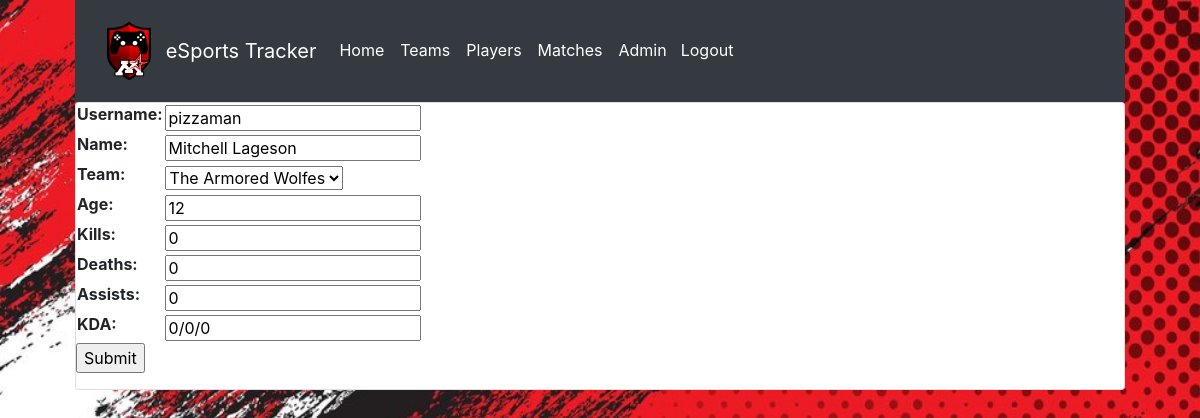
/tracker/players/2/update/ (signed in), run on the app's committed database.
### tracker/models.py (models this page shows, shortened)
class Player(models.Model):
    username = models.CharField(max_length=10)
    name = models.CharField(max_length=20)
    team = models.ForeignKey('Team', on_delete=models.RESTRICT, null=True)
    age = models.IntegerField()
    kills = models.IntegerField(default=0)
    deaths = models.IntegerField(null=True, default=0)
    assists = models.IntegerField(null=True, default=0)
    KDA = models.CharField(max_length=11,null=True, default="0/0/0")

### tracker/views.py (the view)
# urls.py: path('players/<int:pk>/update/', views.PlayerUpdate.as_view(), name='player-update'),
class PlayerUpdate(PermissionRequiredMixin, UpdateView):
    model = Player
    fields = '__all__'
    permission_required = 'tracker.change_player'

### tracker/models.py (called while the page is built)
    def __str__(self):
        return self.teamName

### tracker/templates/tracker/player_form.html (shortened to what this page needs)
{% extends "base_generic.html" %}
{% block content %}
<div class="card">
<form action="" method="post">
    <table>
    {{ form.as_table }}
    </table>
    <input type="submit" value="Submit">
</form>
</div>
{% endblock %}

### data on the page
Player: username "pizzaman", name "Mitchell Lageson", team "The Armored Wolfes", age "12", kills "0", deaths "0", assists "0", KDA "0/0/0"
